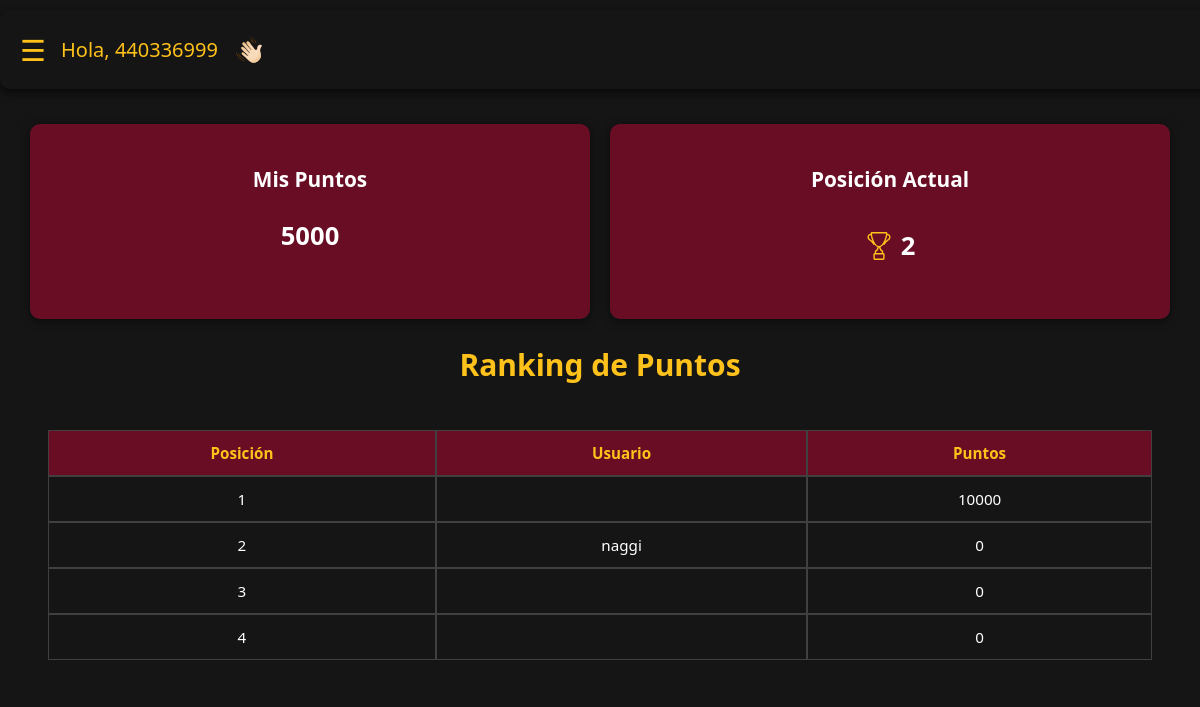
The page / (signed in) on the database as committed earlier.
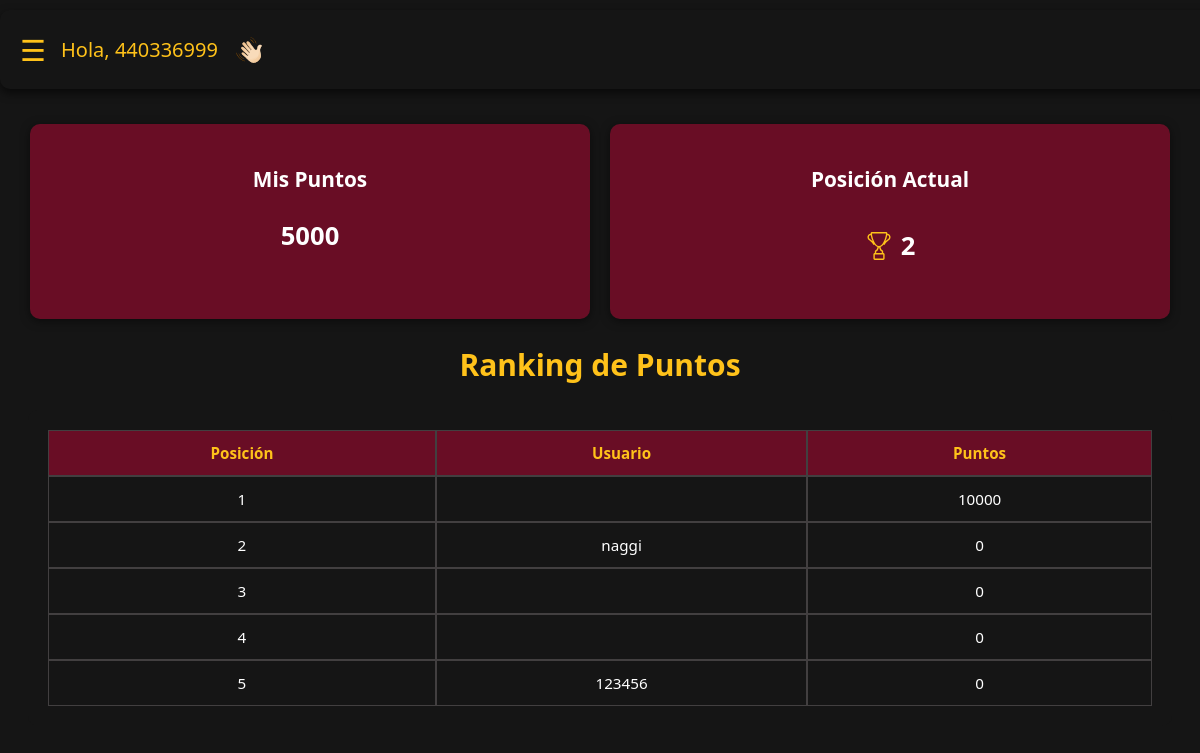
The same page on the database as committed later.
### core/models.py (models this page shows, shortened)
class Cliente(models.Model):
    user = models.OneToOneField(User, on_delete=models.CASCADE, null=True, blank=True)
    dni = models.CharField(max_length=20, unique=True)
    telefono = models.CharField(max_length=20)
    puntos = models.PositiveIntegerField(default=0)
    es_playero = models.BooleanField(default=False)
    tiene_auto = models.BooleanField(default=False)
    tiene_moto = models.BooleanField(default=False)

### core/views/cliente.py (the view)
# urls.py: path("", inicio, name="inicio"),
def inicio(request):
    top_clientes = Cliente.objects.filter(es_playero=False).order_by("-puntos")
    user_cliente = None
    posicion = None
    puntos = 0
    if request.user.is_authenticated:
        user_cliente = getattr(request.user, "cliente", None)
        if user_cliente:
            puntos = user_cliente.puntos or 0
            ranking = list(Cliente.objects.order_by('-puntos').values_list('id', flat=True))
            posicion = ranking.index(user_cliente.id) + 1 if user_cliente.id in ranking else None
    context = {
        "top_clientes": top_clientes,
        "user_cliente": user_cliente,
        "posicion": posicion,
        "puntos":puntos,
    }
    return render(request, "core/inicio.html", context)

### core/context_processors.py (called while the page is built)
def es_playero(request):
    if not request.user.is_authenticated:
        return {'es_playero': False}
    try:
        is_playero = request.user.groups.filter(name='playero').exists()
    except Exception:
        is_playero = False
    return {'es_playero': is_playero}

### core/templates/core/inicio.html (shortened to what this page needs)
{% extends "core/base.html" %}
{% load static %}
{% block content %}
<div class="inicio-container">
    <section class="score-container">
        {% if user.is_authenticated %}
        <div class="score-box">
            <h3>Mis Puntos</h3>
            <p>{{ puntos }}</p>
        </div>
        <div class="score-box">
            <h3>Posición Actual</h3>
            <div class="titulo-posicion">
                <img src="{% static 'core/css/img/icon-cup.svg' %}" alt="Copa" class="icon-cup">
                <p>{{ posicion }}</p>
            </div>
        </div>
        {% endif %}
    </section>
    <h2>Ranking de Puntos</h2>
    <section class="ranking">
        <table class="ranking-table">
            <thead>
                <tr><th>Posición</th><th>Usuario</th><th>Puntos</th></tr>
            </thead>
            <tbody>
                {% for c in top_clientes %}
                <tr {% if user_cliente and c.id == user_cliente.id %}class="list"{% endif %}>
                    <td>{{ forloop.counter }}</td>
                    <td>{{ c.user.username }}</td>
                    <td>{{ c.puntos }}</td>
                </tr>
                {% empty %}
                <tr><td colspan="3">No hay clientes registrados.</td></tr>
                {% endfor %}
            </tbody>
        </table>
    </section>
</div>
{% endblock %}

Rows that differ between the two databases and show on the page:
added Cliente: user.username "123456", puntos "0"
